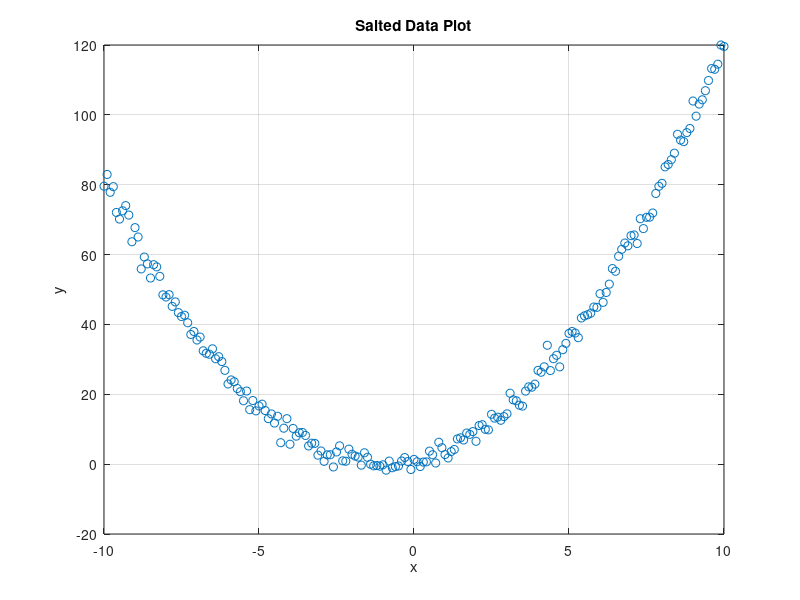

This figure's MATLAB source:
% Define the function
f = @(x) x.^2 + 2*x + 1;

% Create a range of x values
x = -10:0.1:10;

% Compute the corresponding y values from the function
y = f(x);

% Add random noise (salted data)
noise = 2 * randn(size(y)); % Adjust the noise magnitude as needed
y_salted = y + noise;

% Plot the salted data
plot(x, y_salted, 'o');
xlabel('x');
ylabel('y');
title('Salted Data Plot');
grid on;